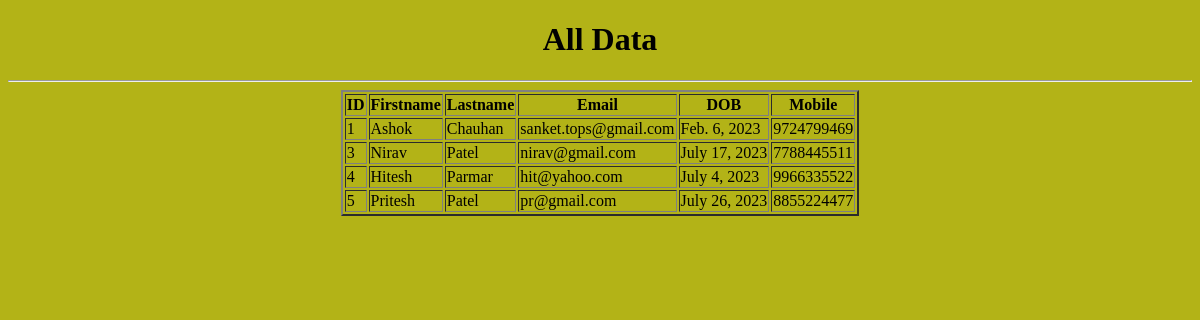
/showdata/, run on an earlier commit of the app's database.
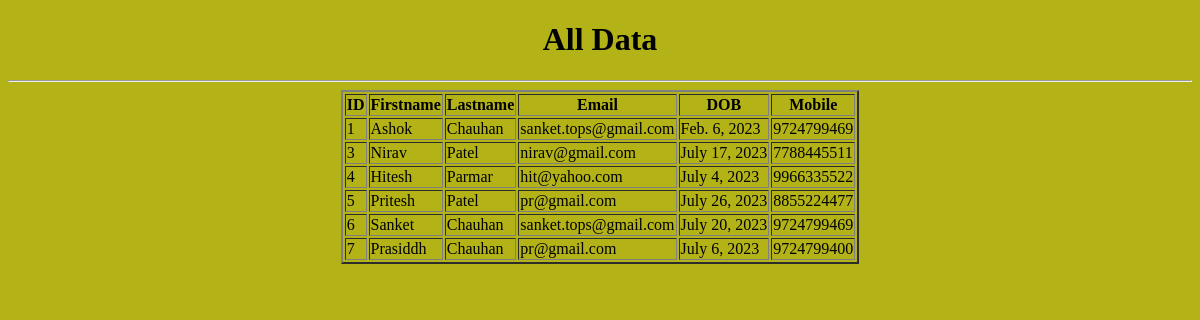
And on a later commit of the database.
### myapp/models.py (models this page shows)
class userinfo(models.Model):
    firstname=models.CharField(max_length=20)
    lastname=models.CharField(max_length=20)
    email=models.EmailField()
    dob=models.DateField()
    mobile=models.BigIntegerField()
    address=models.TextField()
    def __str__(self) -> str:
        return self.firstname

### myapp/views.py (the view)
# urls.py: path('showdata/',views.showdata),
def showdata(request):
    data=userinfo.objects.all()
    return render(request,'showdata.html',{'data':data})

### templates/showdata.html (shortened to what this page needs)
<!DOCTYPE html>
<html lang="en">
<head>
</head>
<body style="background-color: rgb(179, 179, 23);">
    <center><h1>All Data</h1></center>
    <hr>
    <table align="center" border="2">
        <tr>
            <th>ID</th>
            <th>Firstname</th>
            <th>Lastname</th>
            <th>Email</th>
            <th>DOB</th>
            <th>Mobile</th>
        </tr>
        {% for i in data %}
        <tr>
            <td>{{i.id}}</td>
            <td>{{i.firstname}}</td>
            <td>{{i.lastname}}</td>
            <td>{{i.email}}</td>
            <td>{{i.dob}}</td>
            <td>{{i.mobile}}</td>
        </tr>
        {% endfor %}
    </table>
</body>
</html>

What changed in the data, as far as the page shows it:
added userinfo: id "6", firstname "Sanket", lastname "Chauhan", email "sanket.tops@gmail.com", dob "July 20, 2023", mobile "9724799469"
added userinfo: id "7", firstname "Prasiddh", lastname "Chauhan", email "pr@gmail.com", dob "July 6, 2023", mobile "9724799400"
